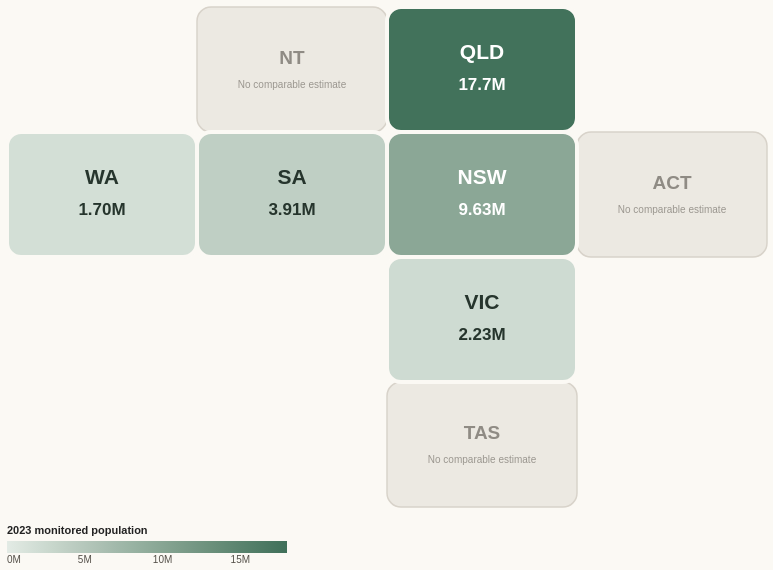

Write the Vega-Lite specification saved for this chart.
### Vega-Lite specification from a JSON file in a GitHub repository (floating-point values rounded to 4 significant figures)
{"$schema": "https://vega.github.io/schema/vega-lite/v5.json", "width": 760, "height": 500, "data": {"values": [{"State": "Northern Territory", "StateCode": "NT", "Column": 1, "Row": 0, "Population": null, "PopulationLabel": "No comparable estimate", "Available": false}, {"State": "Queensland", "StateCode": "QLD", "Column": 2, "Row": 0, "Population": 17727700, "PopulationLabel": "17.7M", "Available": true}, {"State": "Western Australia", "StateCode": "WA", "Column": 0, "Row": 1, "Population": 1695390, "PopulationLabel": "1.70M", "Available": true}, {"State": "South Australia", "StateCode": "SA", "Column": 1, "Row": 1, "Population": 3910821, "PopulationLabel": "3.91M", "Available": true}, {"State": "New South Wales", "StateCode": "NSW", "Column": 2, "Row": 1, "Population": 9634900, "PopulationLabel": "9.63M", "Available": true}, {"State": "Australian Capital Territory", "StateCode": "ACT", "Column": 3, "Row": 1, "Population": null, "PopulationLabel": "No comparable estimate", "Available": false}, {"State": "Victoria", "StateCode": "VIC", "Column": 2, "Row": 2, "Population": 2230500, "PopulationLabel": "2.23M", "Available": true}, {"State": "Tasmania", "StateCode": "TAS", "Column": 2, "Row": 3, "Population": null, "PopulationLabel": "No comparable estimate", "Available": false}]}, "layer": [{"mark": {"type": "rect", "cornerRadius": 14, "stroke": "#d8d3ca", "strokeWidth": 1.5}, "encoding": {"x": {"field": "Column", "type": "ordinal", "axis": null}, "y": {"field": "Row", "type": "ordinal", "axis": null}, "color": {"value": "#ece9e2"}, "tooltip": [{"field": "State", "type": "nominal", "title": "State / Territory"}, {"field": "PopulationLabel", "type": "nominal", "title": "2023 monitored population"}]}}, {"transform": [{"filter": "datum.Available === true"}, {"joinaggregate": [{"op": "sum", "field": "Population", "as": "FiveStateTotal"}]}, {"calculate": "datum.Population / datum.FiveStateTotal", "as": "Share"}], "mark": {"type": "rect", "cornerRadius": 14, "stroke": "#fbf9f4", "strokeWidth": 4}, "encoding": {"x": {"field": "Column", "type": "ordinal", "axis": null}, "y": {"field": "Row", "type": "ordinal", "axis": null}, "color": {"field": "Population", "type": "quantitative", "title": "2023 monitored population", "scale": {"domain": [0, 18000000], "range": ["#e3ebe5", "#3f7059"]}, "legend": {"orient": "bottom", "direction": "horizontal", "gradientLength": 280, "gradientThickness": 12, "format": "~s", "titleFontSize": 11, "labelFontSize": 10}}, "tooltip": [{"field": "State", "type": "nominal", "title": "State"}, {"field": "Population", "type": "quantitative", "title": "2023 monitored population", "format": ","}, {"field": "Share", "type": "quantitative", "title": "Share of five-state total", "format": ".1%"}]}}, {"transform": [{"filter": "datum.Available === true"}], "mark": {"type": "text", "font": "Arial", "fontSize": 21, "fontWeight": "bold", "dy": -17}, "encoding": {"x": {"field": "Column", "type": "ordinal"}, "y": {"field": "Row", "type": "ordinal"}, "text": {"field": "StateCode"}, "color": {"condition": {"test": "datum.Population > 6000000", "value": "#ffffff"}, "value": "#26352d"}}}, {"transform": [{"filter": "datum.Available === true"}], "mark": {"type": "text", "font": "Arial", "fontSize": 17, "fontWeight": "bold", "dy": 15}, "encoding": {"x": {"field": "Column", "type": "ordinal"}, "y": {"field": "Row", "type": "ordinal"}, "text": {"field": "PopulationLabel"}, "color": {"condition": {"test": "datum.Population > 6000000", "value": "#ffffff"}, "value": "#26352d"}}}, {"transform": [{"filter": "datum.Available === false"}], "mark": {"type": "text", "font": "Arial", "fontSize": 19, "fontWeight": "bold", "color": "#8f8b84", "dy": -12}, "encoding": {"x": {"field": "Column", "type": "ordinal"}, "y": {"field": "Row", "type": "ordinal"}, "text": {"field": "StateCode"}}}, {"transform": [{"filter": "datum.Available === false"}], "mark": {"type": "text", "font": "Arial", "fontSize": 10, "color": "#9a968f", "dy": 15}, "encoding": {"x": {"field": "Column", "type": "ordinal"}, "y": {"field": "Row", "type": "ordinal"}, "text": {"field": "PopulationLabel"}}}], "config": {"background": "#fbf9f4", "view": {"stroke": null}, "legend": {"labelFont": "Arial", "titleFont": "Arial", "labelColor": "#55514a", "titleColor": "#222222"}}}
